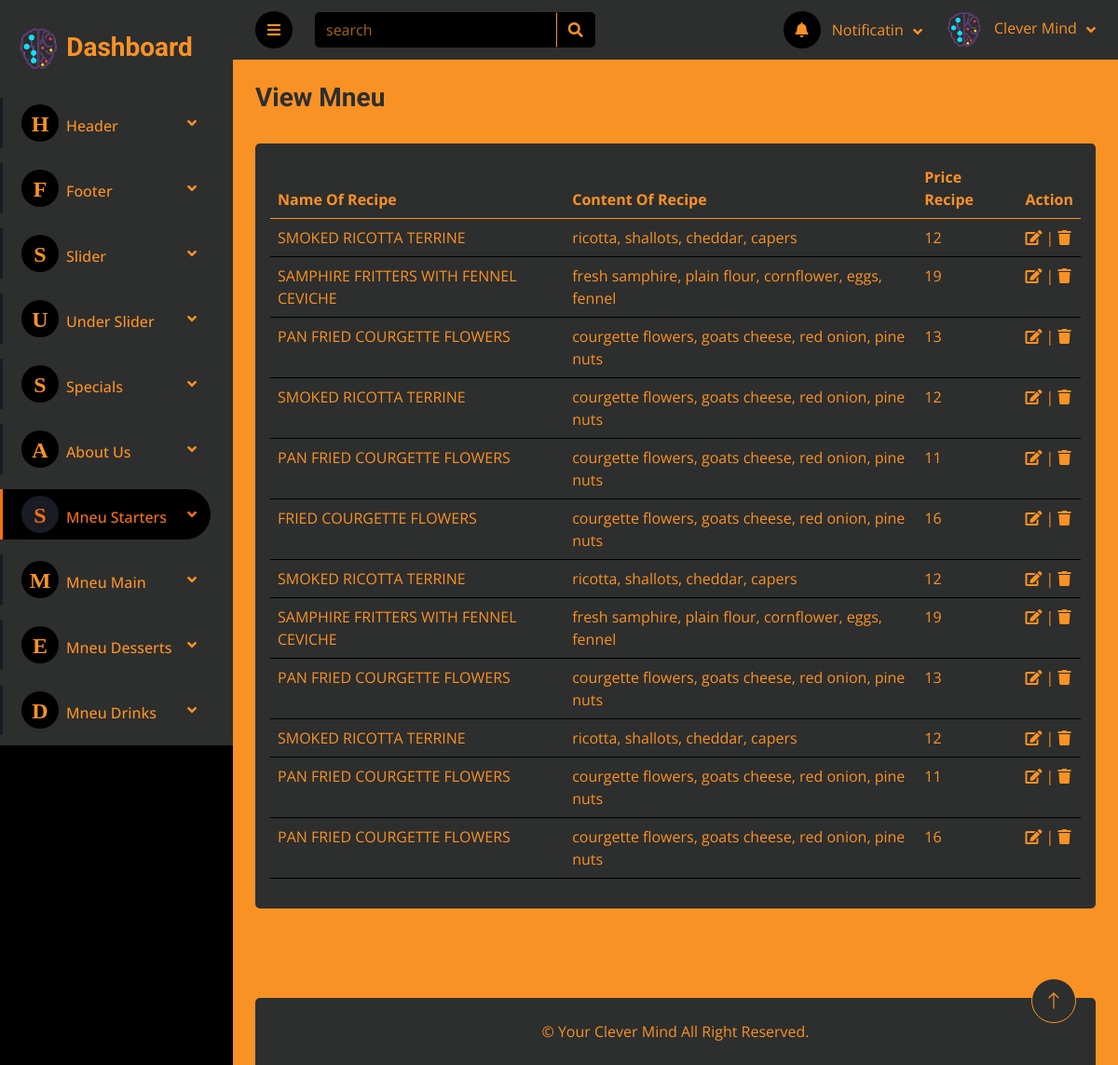
/Dashboard/view_mneu_cart_starters.php, run on the app's committed database.
### tables this page shows
CREATE TABLE `mneu_cart_starters` (
  `id_cart_starters` int(11) NOT NULL,
  `name_recipe_starters` varchar(200) NOT NULL,
  `content_recipe_starters` varchar(300) NOT NULL,
  `price_recipe_starters` varchar(100) NOT NULL
);

### Dashboard/view_mneu_cart_starters.php (the view, shortened to what this page needs)
<?php
include "inc/header.php";
?>
                <div class="navbar-nav nv w-100">
                    <div class="nav-item dropdown mb-3">
                        <a href="#" class="nav-link dropdown-toggle" data-bs-toggle="dropdown"><i class="fa me-2"><span style="font-size: 24px;">H</span></i>Header</a>
                    </div>
                    <div class="nav-item dropdown mb-3">
                        <a href="#" class="nav-link dropdown-toggle" data-bs-toggle="dropdown"><i class="fa me-2"><span style="font-size: 24px;">F</span></i>Footer</a>
                    </div>
                    <div class="nav-item dropdown mb-3">
                        <a href="#" class="nav-link dropdown-toggle" data-bs-toggle="dropdown"><i class="fa me-2"><span style="font-size: 24px;">S</span></i>Slider</a>
                    </div>
                    <div class="nav-item dropdown mb-3">
                        <a href="#" class="nav-link dropdown-toggle" data-bs-toggle="dropdown"><i class="fa me-2"><span style="font-size: 24px;">U</span></i>Under Slider</a>
                    </div>
                    <div class="nav-item dropdown mb-3">
                        <a href="#" class="nav-link dropdown-toggle" data-bs-toggle="dropdown"><i class="fa me-2"><span style="font-size: 24px;">S</span></i>Specials</a>
                    </div>
                    <div class="nav-item dropdown mb-3">
                        <a href="#" class="nav-link dropdown-toggle" data-bs-toggle="dropdown"><i class="fa me-2"><span style="font-size: 24px;">A</span></i>About Us</a>
                    </div>
                    <div class="nav-item dropdown mb-3">
                        <a href="#" class="nav-link dropdown-toggle active" data-bs-toggle="dropdown"><i class="fa me-2"><span style="font-size: 24px;">S</span></i>Mneu Starters</a>
                    </div>
                    <div class="nav-item dropdown mb-3">
                        <a href="#" class="nav-link dropdown-toggle" data-bs-toggle="dropdown"><i class="fa me-2"><span style="font-size: 24px;">M</span></i>Mneu Main</a>
                    </div>
                    <div class="nav-item dropdown mb-3">
                        <a href="#" class="nav-link dropdown-toggle" data-bs-toggle="dropdown"><i class="fa me-2"><span style="font-size: 24px;">E</span></i>Mneu Desserts</a>
                    </div>
                    <div class="nav-item dropdown mb-3">
                        <a href="#" class="nav-link dropdown-toggle" data-bs-toggle="dropdown"><i class="fa me-2"><span style="font-size: 24px;">D</span></i>Mneu Drinks</a>
                    </div>
                </div>
            </nav>
        </div>
        <div class="content">
           <?php
            include "inc/navbar.php";
           ?>
            <div class="container-fluid pt-4 px-4">
                <div class="row g-4">
                        <div class="col-sm-6 col-xl-6">
                            <h3 class="text-secondary alert-link">View Mneu</h3>
                        </div>
                    </div>
                <div class="row mt-4">
                    <div class="col-sm-12 col-xl-12">
                        <div class="bg-secondary rounded table-responsive cust-secroll h-100 p-3">
                            <table class="table table-hover">
                                <thead>
                                    <tr>
                                        <th scope="col">Name Of Recipe</th>
                                        <th scope="col">Content Of Recipe</th>
                                        <th scope="col">Price Recipe</th>
                                        <th scope="col">Action</th>
                                    </tr>
                                </thead>
                                <tbody>
                                    <?php
                                        $select="SELECT * FROM `mneu_cart_starters`";
                                        $query=mysqli_query($conn , $select);
                                        while($row=mysqli_fetch_assoc($query)):
                                    ?>
                                        <tr>
                                            <td><?php echo htmlspecialchars($row['name_recipe_starters']) ; ?></td>
                                            <td><?php echo htmlspecialchars($row['content_recipe_starters']) ; ?></td>
                                            <td><?php echo htmlspecialchars($row['price_recipe_starters']) ; ?></td>
                                            <td>
                                                <a href="add_mneu_cart_starters.php?edit_starters=<?php echo $row['id_cart_starters']; ?>" ><i class="fa fa-edit" title="edit"></i></a> |
                                                <a href="add_mneu_cart_starters.php?delete_starters=<?php echo $row['id_cart_starters']; ?>" ><i class="fa fa-trash" title="delete"></i></a>
                                            </td>
                                        </tr>
                                    <?php endwhile; ?>
                                </tbody>
                            </table>
                        </div>
                    </div>
                </div>
                <br><br><br>
            </div>
<?php
    include "inc/footer.php";
?>

### Dashboard/css/style.css (style rules this page uses)
:root { --primary: #EB1616; --secondary: #191C24; --dark: #000000; --black-b: #2d2e2e ; --orange : #F99225 ; --place : #f99325ab; --thumb : #836b545e; --orange-h: rgb(250, 112, 19) ; }
.content { margin-left: 250px; min-height: 100vh; background: var(--orange); transition: 0.5s; }
@media (min-width: 992px) { .content { width: calc(100% - 250px); } }
.sidebar .navbar .navbar-nav .nav-link { padding: 7px 20px; color: var(--orange); font-weight: 500; border-left: 3px solid var(--secondary); border-radius: 0 30px 30px 0; outline: none; }
.sidebar .navbar .navbar-nav .nav-link:hover, .sidebar .navbar .navbar-nav .nav-link.active { color: var(--orange-h); background: var(--dark); border-color: var(--orange-h); }
.sidebar .navbar .navbar-nav .nav-link i { width: 40px; height: 40px; display: inline-flex; align-items: center; justify-content: center; background: var(--dark); border-radius: 40px; }
.sidebar .navbar .navbar-nav .nav-link:hover i, .sidebar .navbar .navbar-nav .nav-link.active i { background: var(--secondary); }
.sidebar .navbar .dropdown-toggle::after { position: absolute; top: 15px; right: 15px; border: none; content: "\f107"; font-family: "Font Awesome 5 Free"; font-weight: 900; transition: .5s; }

### data on the page
mneu_cart_starters: name_recipe_starters "SMOKED RICOTTA TERRINE", content_recipe_starters "ricotta, shallots, cheddar, capers", price_recipe_starters "12"
mneu_cart_starters: name_recipe_starters "SAMPHIRE FRITTERS WITH FENNEL CEVICHE", content_recipe_starters "fresh samphire, plain flour, cornflower, eggs, fennel", price_recipe_starters "19"
mneu_cart_starters: name_recipe_starters "PAN FRIED COURGETTE FLOWERS", content_recipe_starters "courgette flowers, goats cheese, red onion, pine nuts", price_recipe_starters "13"
mneu_cart_starters: name_recipe_starters "SMOKED RICOTTA TERRINE", content_recipe_starters "courgette flowers, goats cheese, red onion, pine nuts", price_recipe_starters "12"
mneu_cart_starters: name_recipe_starters "PAN FRIED COURGETTE FLOWERS", content_recipe_starters "courgette flowers, goats cheese, red onion, pine nuts", price_recipe_starters "11"
mneu_cart_starters: name_recipe_starters "FRIED COURGETTE FLOWERS", content_recipe_starters "courgette flowers, goats cheese, red onion, pine nuts", price_recipe_starters "16"
mneu_cart_starters: name_recipe_starters "SMOKED RICOTTA TERRINE", content_recipe_starters "ricotta, shallots, cheddar, capers", price_recipe_starters "12"
mneu_cart_starters: name_recipe_starters "SAMPHIRE FRITTERS WITH FENNEL CEVICHE", content_recipe_starters "fresh samphire, plain flour, cornflower, eggs, fennel", price_recipe_starters "19"
mneu_cart_starters: name_recipe_starters "PAN FRIED COURGETTE FLOWERS", content_recipe_starters "courgette flowers, goats cheese, red onion, pine nuts", price_recipe_starters "13"
mneu_cart_starters: name_recipe_starters "SMOKED RICOTTA TERRINE", content_recipe_starters "ricotta, shallots, cheddar, capers", price_recipe_starters "12"
mneu_cart_starters: name_recipe_starters "PAN FRIED COURGETTE FLOWERS", content_recipe_starters "courgette flowers, goats cheese, red onion, pine nuts", price_recipe_starters "11"
mneu_cart_starters: name_recipe_starters "PAN FRIED COURGETTE FLOWERS", content_recipe_starters "courgette flowers, goats cheese, red onion, pine nuts", price_recipe_starters "16"
